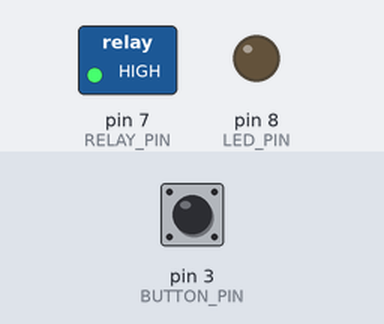
A sketch run on a simulated Arduino Uno, built with avr-gcc and run on an emulated ATmega328P. Parts: switched loads named in the sketch (green lamp = pin HIGH), output pins drawn as LEDs (lit = HIGH). Dashed ring = blinking. The inputs (shaded band) are chosen by the test bench; at power-on: pin 3 (BUTTON_PIN) HIGH. No radio packets arrive unless stated; what the sketch prints to the serial monitor is not drawn.

Above: at 1.2 s.
1.3 s: pin 3 (BUTTON_PIN) pulsed LOW 5 times (0.12 s each, 0.3 s apart)
At 1.75 s:
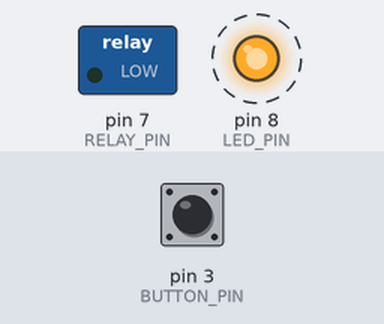
Timing chart, 0 to 4.3 s (numbered marks = the images above; inputs shaded):
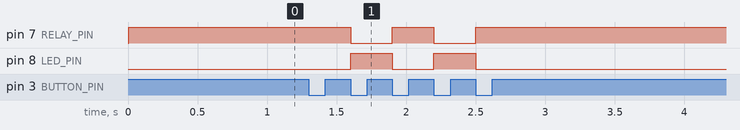

The sketch:

Station.ino
```cpp
#include <SPI.h>
#include "RF24.h"

//Pin
#define LED_PIN 8
#define RELAY_PIN 7
#define BUTTON_PIN 3

//RF module
const uint64_t pipe = 0xE8E5F0F0E1LL;
RF24 radio(9,10);
byte count = 0;
byte msgTrans[10] = "Hello";


//Relay module
byte activatedRelay = false;

//Delay time
uint8_t delayTime = 1000;
unsigned long time = 0;

void setup(){
  Serial.begin(115200);
  initRF();
  initLED();
  initRelay();
  initButton();
}

void loop(){
  loopRF();
}
```

Button.ino
```cpp
void initButton() {
  pinMode(BUTTON_PIN, INPUT);
  attachInterrupt(1, changRelayState, FALLING);
}

void changRelayState() {
  activatedRelay = !activatedRelay;
  if(activatedRelay)
    activeRelay();
  else
    deactiveRelay();
}
```

Led.ino
```cpp
void initLED() {
  pinMode(LED_PIN, OUTPUT);
}
```

RF.ino
```cpp
void initRF() {
  radio.begin();
  radio.setAutoAck(1);
  radio.setRetries(1,1);
  radio.setDataRate(RF24_1MBPS);
  radio.setPALevel(RF24_PA_MAX);
  radio.setChannel(5);
  radio.openWritingPipe(pipe);
}

void loopRF() {
  //Auto send signal to device every delayTime second
  //Send signal "Hello" to device
  byte x = radio.write(&msgTrans, sizeof(msgTrans));
  Serial.println(x);
  //Check ACK, after failed 3 times relay will deactive
  if(x) {
    count = 0;
    activatedRelay = true;
  } else {
    count++;
    if(count == 3)
      activatedRelay = false;
  }
  delay(3000);
}
```

Relay.ino
```cpp
void initRelay() {
  pinMode(RELAY_PIN, OUTPUT);
  deactiveRelay() ;
}

void activeRelay() {
  digitalWrite(RELAY_PIN, LOW);
  digitalWrite(LED_PIN, HIGH);
}

void deactiveRelay() {
 digitalWrite(RELAY_PIN, HIGH);
 digitalWrite(LED_PIN, LOW);
}
```

Measured:
- after the input at 1.3 s, pin 7 (RELAY_PIN): alternates HIGH for 0.30 s and LOW for 0.30 s, 4 changes in all, then stays HIGH, starting after 0.30 s; pin 8 (LED_PIN): alternates HIGH for 0.30 s and LOW for 0.30 s, 4 changes in all, then stays LOW, starting after 0.30 s
